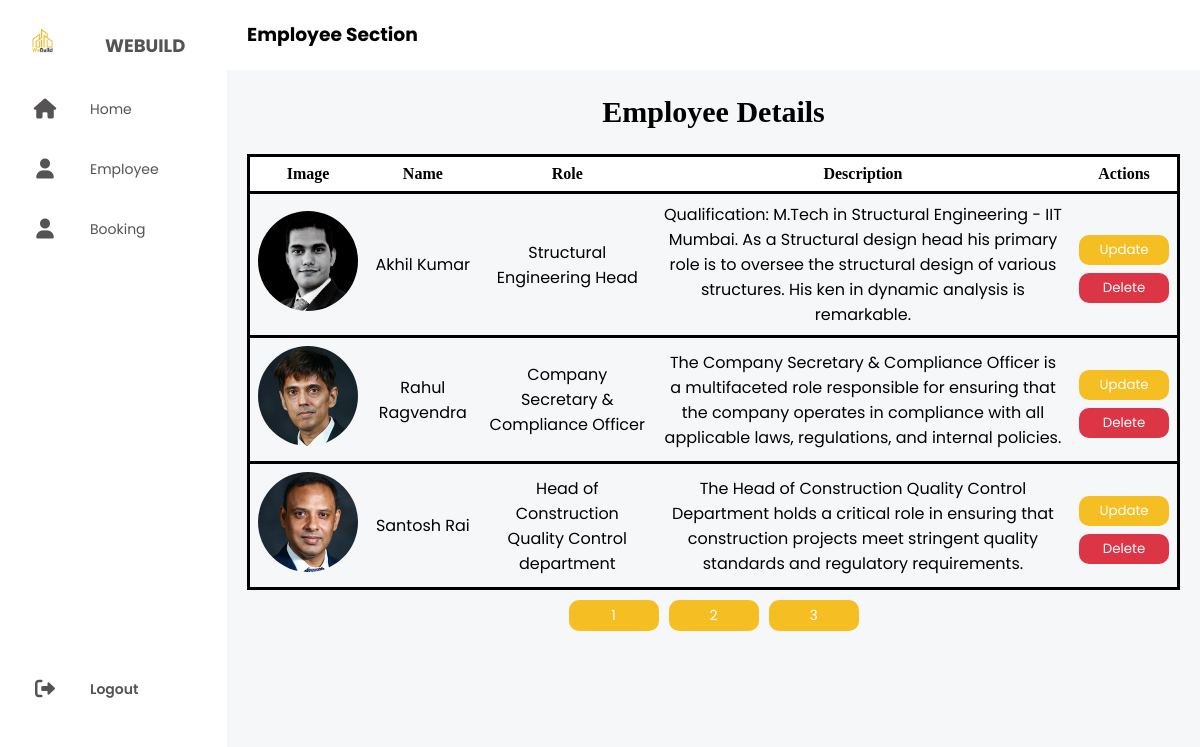
The app's page /B.php?page=2 (signed in) with its own data.
### tables this page shows
CREATE TABLE `employees` (
  `id` int(11) NOT NULL,
  `name` varchar(100) DEFAULT NULL,
  `role` varchar(100) DEFAULT NULL,
  `image` varchar(255) DEFAULT NULL,
  `description` text DEFAULT NULL
);

### B.php (the view, shortened to what this page needs)
<!DOCTYPE html>
<html lang="en">
<head>
    <link rel="stylesheet" href="Dashboard.css" />
    <link rel="stylesheet" href="https://cdnjs.cloudflare.com/ajax/libs/font-awesome/6.0.0-beta3/css/all.min.css">
</head>
<body>
    <div class="container">
        <aside>
            <ul>
                <li><a href="#" class="logo">
                        <img src="image/Wbuild.png" alt="">
                        <span class="aside-item"><span class="special-span">We</span>Build</span>
                    </a></li>
                <li><a href="A.php" class="aside-link">
                        <i class="fas fa-home"></i>
                        <span class="aside-item">Home</span>
                    </a></li>
                <li><a href="#" class="aside-link" data-target="emp">
                        <i class="fas fa-user"></i>
                        <span class="aside-item">Employee</span>
                    </a></li>
                <li><a href="C.php" class="aside-link">
                        <i class="fas fa-user"></i>
                        <span class="aside-item">Booking</span>
                    </a></li>
                <li><a href="admin.php" class="aside-link" data-target="emp" id="logout_container" onclick="return confirmLogout()">
                        <i class="fas fa-sharp fa-solid fa-right-from-bracket"></i>
                        <span class=" aside-item" id="logout_text">Logout</span>
                    </a></li>
            </ul>
        </aside>
        <section class="main">
            <nav style="height: 70px; background-color:#fff; width: 100%; padding-left:30px; padding: 20px;">
                <h1>Employee Section</h1>
            </nav>
            <section id="emp" class="main-content uu">
                <h1 class="tt">Employee Details</h1>
                <?php
                $conn = mysqli_connect('localhost', 'root', '', 'db_webuild');
                $limit = 3;
                $page = isset($_GET['page']) ? $_GET['page'] : 1;
                $start = ($page - 1) * $limit;
                $sql = "SELECT * FROM Employees LIMIT $start, $limit";
                $result = mysqli_query($conn, $sql);
                echo "<table>";
                echo "<thead>";
                echo "<tr>";
                echo "<th>Image</th>";
                echo "<th>Name</th>";
                echo "<th>Role</th>";
                echo "<th>Description</th>";
                echo "<th>Actions</th>";
                echo "</tr>";
                echo "</thead>";
                while ($row = mysqli_fetch_assoc($result)) {
                    echo "<tr>";
                    echo "<td><img src='" . $row['image'] . "' alt='" . $row['name'] . "'></td>";
                    echo "<td>" . $row['name'] . "</td>";
                    echo "<td>" . $row['role'] . "</td>";
                    echo "<td>" . $row['description'] . "</td>";
                    echo "<td>";
                    echo "<button class='btn' onclick='updateEmployee(" . $row['id'] . ", \"" . $row['name'] . "\", \"" . $row['role'] . "\", \"" . $row['description'] . "\")'>Update</button>";
                    echo "<form method='post' action='delete_employee.php'>";
                    echo "<button type='submit' class='btn del' onclick='return confirm(\"Are you sure you want to delete this employee?\")'>Delete</button>";
                    echo "</form>";
                    echo "</td>";
                    echo "</tr>";
                }
                echo "</table>";
                $sql_total = "SELECT COUNT(*) AS total FROM Employees";
                $result_total = mysqli_query($conn, $sql_total);
                $row_total = mysqli_fetch_assoc($result_total);
                $total_records = $row_total['total'];
                $total_pages = ceil($total_records / $limit);
                echo "<div class='pagination'>";
                for ($i = 1; $i <= $total_pages; $i++) {
                    echo "<a href='?page=$i'>$i</a>";
                }
                echo "</div>";
                ?>
            </section>
        </section>
    </div>
</body>
</html>

### Dashboard.css (style rules this page uses)
* { margin: 0; padding: 0; outline: none; border: none; text-decoration: none; box-sizing: border-box; font-family: "Poppins", sans-serif; }
body { background: #F5F7F8; }
.container { display: flex; }
aside { position: relative; top: 0; bottom: 0; height: 100vh; left: 0; background: #fff; width: 280px; overflow: hidden; }
.logo { text-align: center; display: flex; margin: 10px 0 0 10px; }
.logo img { width: 45px; height: 45px; border-radius: 50%; }
.logo span { font-weight: bold; padding-left: 15px; font-size: 18px; text-transform: uppercase; }
a { position: relative; color: rgb(85, 83, 83); font-size: 14px; display: table; width: 280px; padding: 10px; }
aside .fas { position: relative; width: 70px; height: 40px; top: 14px; font-size: 20px; text-align: center; }
.aside-item { position: relative; top: 12px; margin-left: 10px; }
.main { position: relative; width: 100%; }
.main-content { display: none; }
.main-content.active { display: block; }
table { width: 100%; border-collapse: collapse; }
th, td { border: 1px solid #ddd; padding: 8px; text-align: left; }
th { background-color: #f2f2f2; }

### B.php (style rules this page uses)
.tt { text-align: center; font-size: 30px; font-family: 'Times New Roman', Times, serif; margin: 25px 20px; }
table { border-collapse: collapse; width: 100%; border: none; }
th, td { border: 1px solid #ddd; padding: 8px; text-align: center; border: none; }
th { background-color: #fff; font-family: 'Times New Roman', Times, serif; }
tr { border: 3px solid black; }
img { width: 100px; height: 100px; object-fit: cover; border-radius: 50%; }
.btn { padding: 5px 10px; background-color: #f5bf23; color: #fff; border: none; cursor: pointer; width: 90px; margin-top: 8px; border-radius: 10px; }
.pagination { text-align: center; margin-top: 10px; }
.pagination a { display: inline-block; margin: 0 5px; padding: 5px 10px; background-color: #f5bf23; color: #fff; text-decoration: none; border-radius: 10px; width: 90px; }
.del { background-color: #dc3545; }
.uu { padding: 0 20px; }
#logout_text { font-weight: 600; }
#logout_container { margin-top: 400px; }

### records on screen
employees: image (picture), name "Akhil Kumar", role "Structural Engineering Head", description "Qualification: M.Tech in Structural Engineering - IIT Mumbai. As a Structural design head his primary role is to oversee the structural design of various structures. His ken in dynamic analysis is remarkable."
employees: image (picture), name "Rahul Ragvendra", role "Company Secretary & Compliance Officer", description "The Company Secretary & Compliance Officer is a multifaceted role responsible for ensuring that the company operates in compliance with all applicable laws, regulations, and internal policies."
employees: image (picture), name "Santosh Rai", role "Head of Construction Quality Control department", description "The Head of Construction Quality Control Department holds a critical role in ensuring that construction projects meet stringent quality standards and regulatory requirements."
